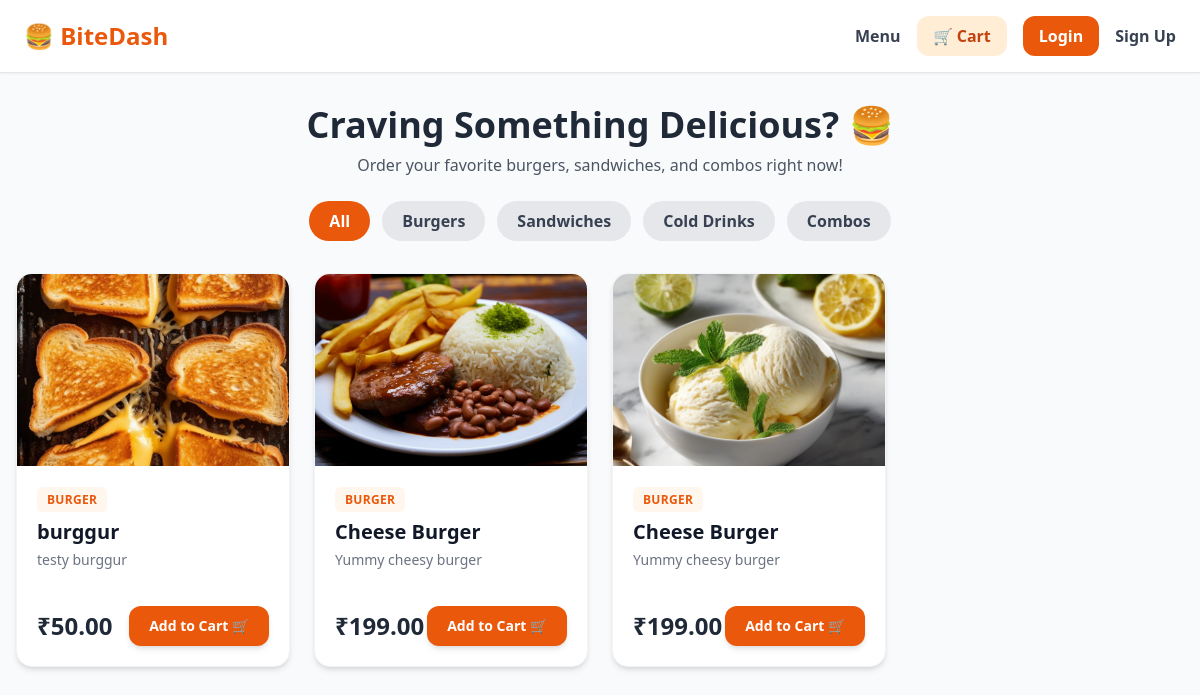
The page / on the database its author committed.
### core/models.py (models this page shows, shortened)
class FoodItem(models.Model):
    CATEGORY_CHOICES = (
        ('Burger', 'Burger'),
        ('Sandwich', 'Sandwich'),
        ('Drink', 'Cold Drink'),
        ('Combo', 'Combo Meal'),
    )
    name = models.CharField(max_length=100)
    category = models.CharField(max_length=50, choices=CATEGORY_CHOICES)
    price = models.DecimalField(max_digits=8, decimal_places=2)
    description = models.TextField(blank=True)
    image = models.ImageField(upload_to='food_images/', blank=True, null=True)
    is_available = models.BooleanField(default=True)

### core/views.py (the view)
# urls.py: path('', views.menu_view, name='menu'),
def menu_view(request):
    query = request.GET.get('q', '')
    category = request.GET.get('category', '')
    food_items = FoodItem.objects.filter(is_available=True)
    if query:
        food_items = food_items.filter(name__icontains=query)
    if category and category != 'All':
        food_items = food_items.filter(category=category)
    return render(request, 'core/menu.html', {'food_items': food_items})

### core/templates/core/menu.html
{% extends 'core/base.html' %}
{% block content %}
<div class="mb-8 text-center">
    <h1 class="text-4xl font-black text-gray-800 mb-2">Craving Something Delicious? 🍔</h1>
    <p class="text-gray-600">Order your favorite burgers, sandwiches, and combos right now!</p>
    <div class="flex justify-center gap-3 mt-6 flex-wrap">
        <a href="?category=All" class="px-5 py-2 rounded-full font-semibold {% if selected_category == 'All' or not selected_category %}bg-orange-600 text-white{% else %}bg-gray-200 text-gray-700 hover:bg-gray-300{% endif %} transition">All</a>
        <a href="?category=Burger" class="px-5 py-2 rounded-full font-semibold {% if selected_category == 'Burger' %}bg-orange-600 text-white{% else %}bg-gray-200 text-gray-700 hover:bg-gray-300{% endif %} transition">Burgers</a>
        <a href="?category=Sandwich" class="px-5 py-2 rounded-full font-semibold {% if selected_category == 'Sandwich' %}bg-orange-600 text-white{% else %}bg-gray-200 text-gray-700 hover:bg-gray-300{% endif %} transition">Sandwiches</a>
        <a href="?category=Drink" class="px-5 py-2 rounded-full font-semibold {% if selected_category == 'Drink' %}bg-orange-600 text-white{% else %}bg-gray-200 text-gray-700 hover:bg-gray-300{% endif %} transition">Cold Drinks</a>
        <a href="?category=Combo" class="px-5 py-2 rounded-full font-semibold {% if selected_category == 'Combo' %}bg-orange-600 text-white{% else %}bg-gray-200 text-gray-700 hover:bg-gray-300{% endif %} transition">Combos</a>
    </div>
</div>
<div class="grid grid-cols-1 md:grid-cols-3 lg:grid-cols-4 gap-6">
    {% for item in food_items %}
    <div class="bg-white rounded-2xl shadow-md overflow-hidden hover:shadow-xl transition flex flex-col justify-between border border-gray-100">
        <div>
            {% if item.image %}
                <img src="{{ item.image.url }}" alt="{{ item.name }}" class="w-full h-48 object-cover">
            {% else %}
                <div class="w-full h-48 bg-orange-100 flex items-center justify-center text-4xl">🍔</div>
            {% endif %}
            <div class="p-5">
                <span class="text-xs font-bold uppercase tracking-wide text-orange-600 bg-orange-50 px-2.5 py-1 rounded-md">{{ item.category }}</span>
                <h3 class="text-xl font-bold text-gray-900 mt-2">{{ item.name }}</h3>
                <p class="text-gray-500 text-sm mt-1 line-clamp-2">{{ item.description }}</p>
            </div>
        </div>
        <div class="p-5 pt-0 flex items-center justify-between mt-4">
            <span class="text-2xl font-extrabold text-gray-800">₹{{ item.price }}</span>
            <a href="{% url 'add_to_cart' item.id %}" class="bg-orange-600 text-white px-5 py-2.5 rounded-xl font-bold hover:bg-orange-700 transition shadow-md text-sm flex items-center gap-2">
                Add to Cart 🛒
            </a>
        </div>
    </div>
    {% empty %}
    <div class="col-span-full text-center py-12">
        <p class="text-gray-500 text-lg">No food items found in this category yet. Add them from Admin Panel!</p>
    </div>
    {% endfor %}
</div>
{% endblock %}

### core/templates/core/base.html (shortened to what this page needs)
<!DOCTYPE html>
<html lang="en">
<head>
    <script src="https://cdn.tailwindcss.com"></script>
</head>
<body class="bg-gray-50 min-h-screen">
    <nav class="bg-white shadow-sm border-b px-6 py-4 flex justify-between items-center">
        <a href="{% url 'menu' %}" class="text-2xl font-black text-orange-600">🍔 BiteDash</a>
        <div class="space-x-4 flex items-center">
            <a href="{% url 'menu' %}" class="text-gray-700 font-semibold hover:text-orange-600">Menu</a>
            <a href="{% url 'cart' %}" class="bg-orange-100 text-orange-700 px-4 py-2 rounded-xl font-bold hover:bg-orange-200 transition">🛒 Cart</a>
            {% if request.user.is_authenticated %}
                <span class="text-gray-800 font-bold">👋 Hi, {{ request.user.username }}</span>
                <a href="{% url 'logout' %}" class="text-red-600 font-bold hover:underline">Logout</a>
            {% else %}
                <a href="{% url 'login' %}" class="bg-orange-600 text-white px-4 py-2 rounded-xl font-bold hover:bg-orange-700 transition">Login</a>
                <a href="{% url 'signup' %}" class="text-gray-700 font-semibold">Sign Up</a>
            {% endif %}
        </div>
    </nav>
    <main class="py-8 px-4">
        {% block content %}
        {% endblock %}
    </main>
</body>
</html>

### rows shown on the page
FoodItem: image (picture), category "BURGER", name "burggur", description "testy burggur", price "50.00"
FoodItem: image (picture), category "BURGER", name "Cheese Burger", description "Yummy cheesy burger", price "199.00"
FoodItem: image (picture), category "BURGER", name "Cheese Burger", description "Yummy cheesy burger", price "199.00"
